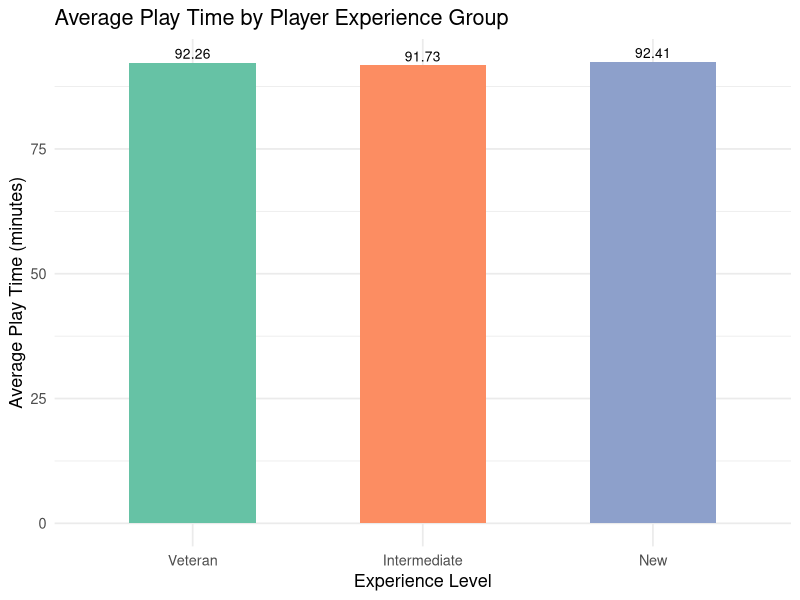
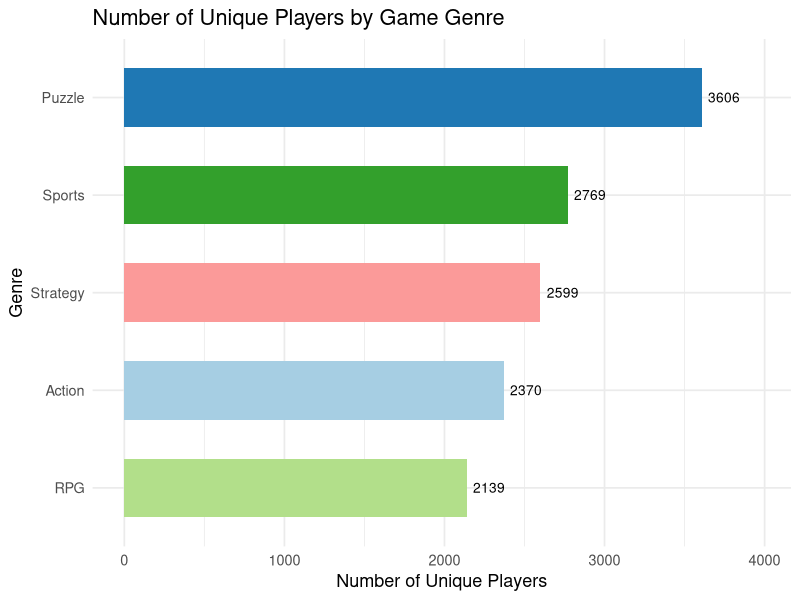

These charts were generated, in order, by the following R code:

# COMP1013 Analytics Programming – Assignment
# Play Pulse Studios – Online Game Data Analysis

# Required libraries
library(dplyr)
library(ggplot2)
library(knitr)
library(kableExtra)
library(lubridate)

# Load data
players  <- read.csv("players.csv",  stringsAsFactors = FALSE)
sessions <- read.csv("sessions.csv", stringsAsFactors = FALSE)
games    <- read.csv("games.csv",    stringsAsFactors = FALSE)

# Quick sanity checks
cat("players rows:", nrow(players),  "| NAs:", sum(is.na(players)),  "\n")
cat("sessions rows:", nrow(sessions), "| NAs:", sum(is.na(sessions)), "\n")
cat("games rows:",    nrow(games),    "| NAs:", sum(is.na(games)),    "\n")

# PART 1 – Step 1: Parse dates and assign experience levels
players$signup_date <- as.Date(players$signup_date)
players$signup_year <- year(players$signup_date)

players$experience_level <- case_when(
  players$signup_year <  2023 ~ "Veteran",
  players$signup_year == 2023 ~ "Intermediate",
  players$signup_year >  2023 ~ "New",
  TRUE                        ~ NA_character_
)

# Join sessions to players, drop any unclassifiable players
sessions_exp <- sessions %>%
  inner_join(players %>% select(player_id, experience_level),
             by = "player_id") %>%
  filter(!is.na(experience_level))

# PART 1 – Step 2: Summary table
part1_summary <- sessions_exp %>%
  group_by(experience_level) %>%
  summarise(
    num_players       = n_distinct(player_id),
    avg_play_time_min = round(mean(play_time_minutes, na.rm = TRUE), 2),
    avg_score         = round(mean(score,             na.rm = TRUE), 2),
    .groups = "drop"
  ) %>%
  mutate(experience_level = factor(experience_level,
                                   levels = c("Veteran", "Intermediate", "New"))) %>%
  arrange(experience_level)

part1_summary %>%
  kable(col.names = c("Experience Level", "# Players",
                      "Avg Play Time (min)", "Avg Score"),
        caption = "Table 1: Player Engagement by Experience Level") %>%
  kable_styling(bootstrap_options = c("striped", "hover", "condensed"))

# PART 1 – Step 3: Visualisation
ggplot(part1_summary,
       aes(x = experience_level, y = avg_play_time_min, fill = experience_level)) +
  geom_col(width = 0.55, show.legend = FALSE) +
  geom_text(aes(label = avg_play_time_min), vjust = -0.4, size = 3.5) +
  scale_fill_brewer(palette = "Set2") +
  labs(title = "Average Play Time by Player Experience Group",
       x     = "Experience Level",
       y     = "Average Play Time (minutes)") +
  theme_minimal(base_size = 13)


# PART 2 – Step 1: Join sessions with games and group by genre
sessions_genre <- sessions %>%
  inner_join(games %>% select(game_id, genre), by = "game_id") %>%
  filter(!is.na(genre))

# PART 2 – Step 2: Summary table
part2_summary <- sessions_genre %>%
  group_by(genre) %>%
  summarise(
    avg_play_time_min  = round(mean(play_time_minutes, na.rm = TRUE), 2),
    avg_score          = round(mean(score,             na.rm = TRUE), 2),
    num_sessions       = n(),
    num_unique_players = n_distinct(player_id),
    .groups = "drop"
  ) %>%
  arrange(desc(num_unique_players))

part2_summary %>%
  kable(col.names = c("Genre", "Avg Play Time (min)", "Avg Score",
                      "# Sessions", "# Unique Players"),
        caption = "Table 2: Player Engagement by Game Genre") %>%
  kable_styling(bootstrap_options = c("striped", "hover", "condensed"))

# PART 2 – Step 3: Visualisation
ggplot(part2_summary,
       aes(x = reorder(genre, num_unique_players),
           y = num_unique_players, fill = genre)) +
  geom_col(width = 0.6, show.legend = FALSE) +
  geom_text(aes(label = num_unique_players), hjust = -0.2, size = 3.5) +
  coord_flip() +
  scale_fill_brewer(palette = "Paired") +
  labs(title = "Number of Unique Players by Game Genre",
       x     = "Genre",
       y     = "Number of Unique Players") +
  theme_minimal(base_size = 13) +
  expand_limits(y = max(part2_summary$num_unique_players) * 1.1)


# PART 3 – Step 1: Identify top 10 players by total play time
player_total_time <- sessions %>%
  group_by(player_id) %>%
  summarise(total_play_time = sum(play_time_minutes, na.rm = TRUE),
            .groups = "drop") %>%
  arrange(desc(total_play_time)) %>%
  slice_head(n = 10)

top10_ids <- player_total_time$player_id
